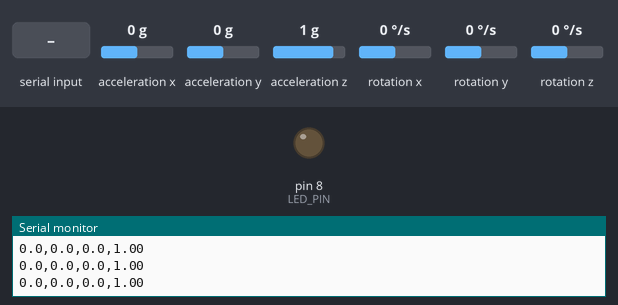
A sketch run on a simulated Arduino Uno, built with avr-gcc and run on an emulated ATmega328P. Parts: output pins drawn as LEDs (lit = HIGH), the last lines printed to the serial monitor. Wiring (inferred from the names in the program): MPU-6050 motion sensor at I2C address 0x68. Dashed ring = blinking. The test bench sets the inputs (shaded band); at power-on: acceleration x 0 g, acceleration y 0 g, acceleration z 1 g, rotation x 0 °/s, rotation y 0 °/s, rotation z 0 °/s.

Above: at 3.6 s.
3.7 s: acceleration x set to 0.3 g
6.7 s: "W" received over Serial
At 6.77 s:
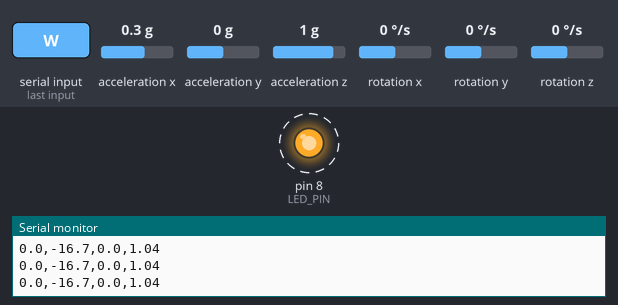
9.7 s: "O" received over Serial
At 10.5 s:
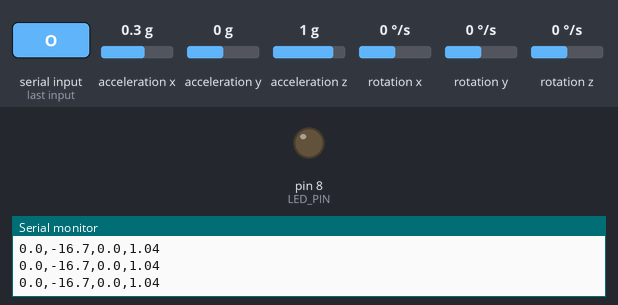
11.2 s: acceleration y set to 0.3 g
14.2 s: "L" received over Serial
At 14.8 s:
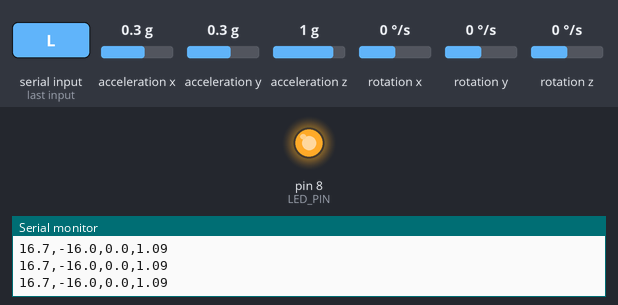
Timing chart, 0 to 16.7 s (numbered marks = the images above; inputs shaded):
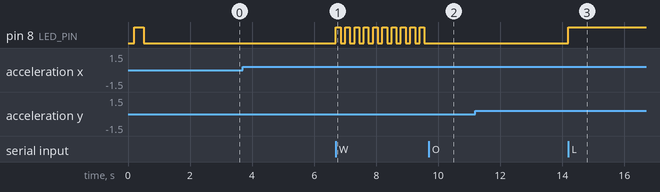

Measured:
- after the input at 6.7 s, pin 8 (LED_PIN): alternates HIGH for 0.15 s and LOW for 0.15 s, starting at once
- after the input at 9.7 s, pin 8 (LED_PIN): stays LOW (without the input it goes to HIGH after 0.00 s)
- after the input at 14.2 s, pin 8 (LED_PIN): LOW → HIGH at once

The sketch:

roket_kumanda.ino
```cpp
/*
  ROKET KAÇIŞI - Arduino Uno R3 + MPU6050 kumanda
  ------------------------------------------------
  Bağlantılar:
    MPU6050 VCC -> 5V
    MPU6050 GND -> GND
    MPU6050 SDA -> A4
    MPU6050 SCL -> A5
    Yeşil LED : D8 -> Led kısa bacak 8 nuamaralı pin
                LED kısa bacak -> GND

  Arduino açılınca LED bir kez yanıp söner (LED testi), sonra
  yaklaşık 2 saniye jiroskop kalibrasyonu yapılır.
  Bu sırada breadboard'u masada sabit tut!

  Bilgisayara gönderilen satır:  X(roll),Y(pitch),Z(yaw),g
  Bilgisayardan gelen komutlar:
    'W' -> kazanan! LED 3 sn yanıp söner, sonra yanık kalır
    'L' -> LED yak
    'O' -> LED söndür
    'Z' -> Z açısını (yaw) sıfırla
    'C' -> jiroskobu yeniden kalibre et
*/

#include <Wire.h>
#include <math.h>

const uint8_t MPU_ADDR = 0x68;
const uint8_t LED_PIN  = 8;
const float   ALPHA    = 0.96;   // jiroskop / ivmeölçer karışım oranı

float gxOff = 0, gyOff = 0, gzOff = 0;
float roll = 0, pitch = 0, yaw = 0;
unsigned long lastMicros = 0, lastSend = 0;

// LED: 0 = kapalı, 1 = açık, 2 = kutlama (yanıp söner, sonra açık kalır)
uint8_t ledMode = 0;
unsigned long ledStart = 0;

void writeReg(uint8_t reg, uint8_t val) {
  Wire.beginTransmission(MPU_ADDR);
  Wire.write(reg);
  Wire.write(val);
  Wire.endTransmission();
}

int16_t read16() {
  uint8_t h = Wire.read();
  uint8_t l = Wire.read();
  return (int16_t)((h << 8) | l);
}

bool readMPU(int16_t &ax, int16_t &ay, int16_t &az,
             int16_t &gx, int16_t &gy, int16_t &gz) {
  Wire.beginTransmission(MPU_ADDR);
  Wire.write(0x3B);
  if (Wire.endTransmission(false) != 0) return false;
  if (Wire.requestFrom(MPU_ADDR, (uint8_t)14) != 14) return false;
  ax = read16(); ay = read16(); az = read16();
  read16();                       // sıcaklık (kullanmıyoruz)
  gx = read16(); gy = read16(); gz = read16();
  return true;
}

void calibrate() {
  Serial.println(F("#CAL"));
  long sx = 0, sy = 0, sz = 0;
  float sr = 0, sp = 0;
  int n = 0;
  int16_t ax, ay, az, gx, gy, gz;
  for (int i = 0; i < 500; i++) {
    if (readMPU(ax, ay, az, gx, gy, gz)) {
      sx += gx; sy += gy; sz += gz;
      float x = ax / 16384.0, y = ay / 16384.0, z = az / 16384.0;
      sr += atan2(y, z) * RAD_TO_DEG;
      sp += atan2(-x, sqrt(y * y + z * z)) * RAD_TO_DEG;
      n++;
    }
    delay(3);
  }
  if (n > 0) {
    gxOff = sx / (float)n;
    gyOff = sy / (float)n;
    gzOff = sz / (float)n;
    roll  = sr / n;
    pitch = sp / n;
  }
  yaw = 0;
  lastMicros = micros();
  Serial.println(F("#OK"));
}

void updateLed() {
  if (ledMode == 0) {
    digitalWrite(LED_PIN, LOW);
  } else if (ledMode == 1) {
    digitalWrite(LED_PIN, HIGH);
  } else {
    unsigned long e = millis() - ledStart;
    if (e < 3000) digitalWrite(LED_PIN, ((e / 150) % 2 == 0) ? HIGH : LOW);
    else ledMode = 1;
  }
}

void setup() {
  Serial.begin(115200);
  pinMode(LED_PIN, OUTPUT);
  Wire.begin();
  Wire.setClock(400000);
  delay(100);

  // MPU6050 bağlı mı?
  Wire.beginTransmission(MPU_ADDR);
  if (Wire.endTransmission() != 0) {
    while (true) {
      Serial.println(F("#HATA MPU6050 bulunamadi - kablolari kontrol et"));
      digitalWrite(LED_PIN, HIGH); delay(100);
      digitalWrite(LED_PIN, LOW);  delay(900);
    }
  }

  writeReg(0x6B, 0x00);  // sensörü uyandır
  writeReg(0x1A, 0x03);  // titreşim filtresi (~44 Hz)
  writeReg(0x1B, 0x00);  // jiroskop ±250 °/s
  writeReg(0x1C, 0x00);  // ivmeölçer ±2g
  delay(100);

  // LED testi
  digitalWrite(LED_PIN, HIGH); delay(300); digitalWrite(LED_PIN, LOW);

  calibrate();
}

void loop() {
  int16_t ax, ay, az, gx, gy, gz;
  if (readMPU(ax, ay, az, gx, gy, gz)) {
    unsigned long now = micros();
    float dt = (now - lastMicros) / 1000000.0;
    lastMicros = now;
    if (dt > 0.1) dt = 0.1;

    float x = ax / 16384.0, y = ay / 16384.0, z = az / 16384.0;   // g
    float gxs = (gx - gxOff) / 131.0;                              // °/s
    float gys = (gy - gyOff) / 131.0;
    float gzs = (gz - gzOff) / 131.0;

    float accRoll  = atan2(y, z) * RAD_TO_DEG;
    float accPitch = atan2(-x, sqrt(y * y + z * z)) * RAD_TO_DEG;

    // Complementary filter: jiroskop hızlı, ivmeölçer kaymayı düzeltir
    roll  = ALPHA * (roll  + gxs * dt) + (1 - ALPHA) * accRoll;
    pitch = ALPHA * (pitch + gys * dt) + (1 - ALPHA) * accPitch;
    yaw  += gzs * dt;   // Z ekseni sadece jiroskoptan -> zamanla kayar

    float g = sqrt(x * x + y * y + z * z);   // sallama algılamak için

    if (millis() - lastSend >= 20) {          // saniyede 50 veri
      lastSend = millis();
      Serial.print(roll, 1);  Serial.print(',');
      Serial.print(pitch, 1); Serial.print(',');
      Serial.print(yaw, 1);   Serial.print(',');
      Serial.println(g, 2);
    }
  }

  while (Serial.available()) {
    char c = Serial.read();
    if (c == 'W')      { ledMode = 2; ledStart = millis(); }
    else if (c == 'L') { ledMode = 1; }
    else if (c == 'O') { ledMode = 0; }
    else if (c == 'Z') { yaw = 0; }
    else if (c == 'C') { calibrate(); }
  }

  updateLed();
}
```
